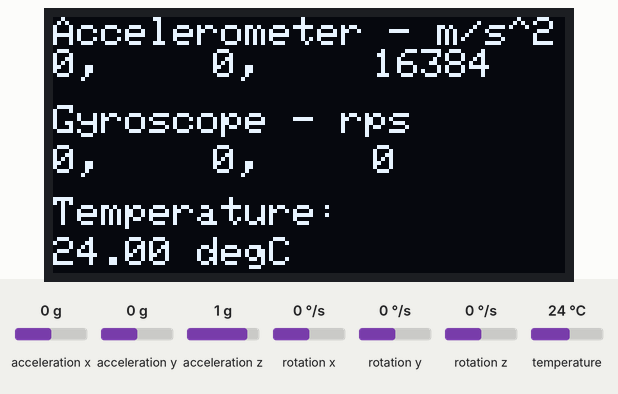
Bench run of a sketch on a simulated ESP32. Shown: 128×64 one-colour display. The inputs (shaded band) are chosen by the test bench; at power-on: acceleration x 0 g, acceleration y 0 g, acceleration z 1 g, rotation x 0 °/s, rotation y 0 °/s, rotation z 0 °/s, temperature 24 °C. The display library's start-up logo is not drawn; what the sketch prints to the serial monitor is not drawn.

Above: at 1.2 s.
1.3 s: acceleration x set to -1.4 g
At 2.8 s:
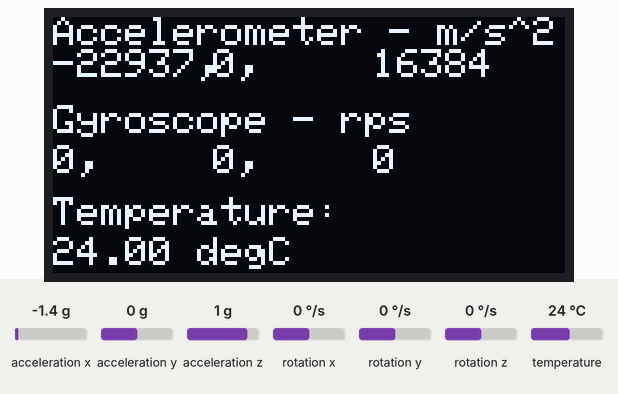
3.7 s: acceleration y set to -1.4 g
At 5.2 s:
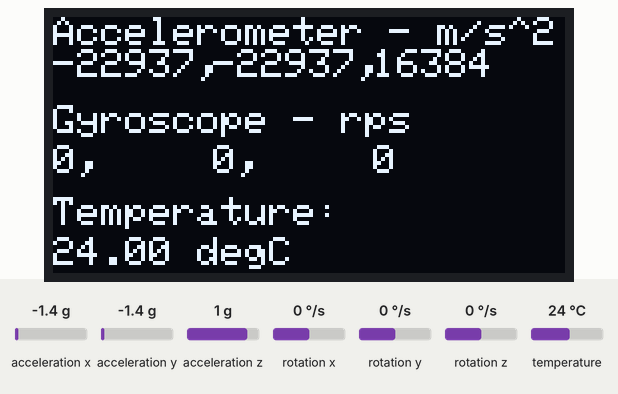
5.8 s: acceleration z set to -1.4 g
At 7.6 s:
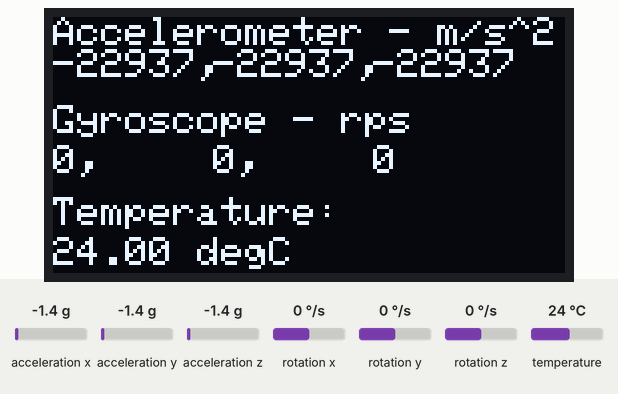
7.9 s: rotation x set to -192 °/s
At 9.4 s:
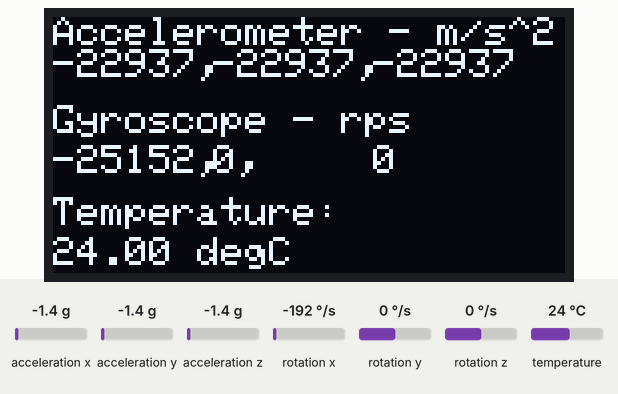
10.0 s: rotation y set to -192 °/s
At 11.3 s:
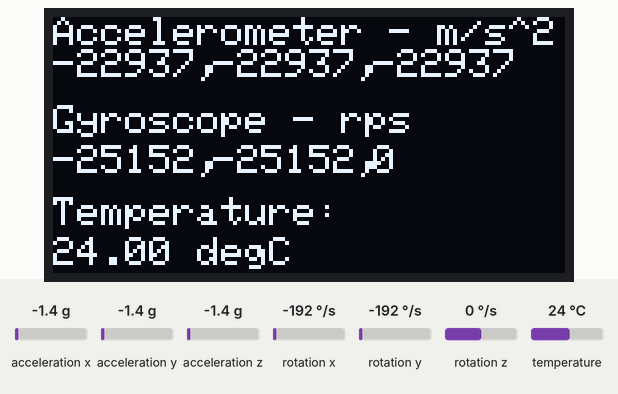
12.2 s: rotation z set to -192 °/s
At 13.7 s:
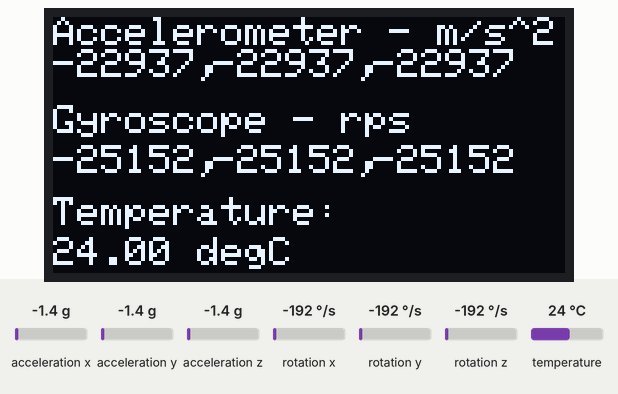
Timing chart, 0 to 15.2 s (numbered marks = the images above; inputs shaded):
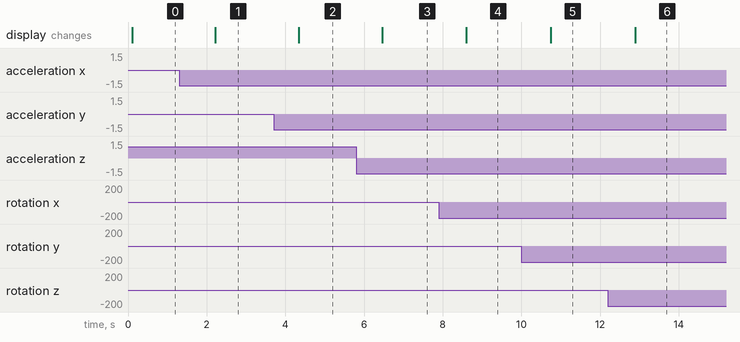

Measured:
- after the input at 1.3 s, the display: changes after 0.92 s (image 1)
- after the input at 3.7 s, the display: changes after 0.64 s (image 2)
- after the input at 5.8 s, the display: changes after 0.66 s (image 3)
- after the input at 7.9 s, the display: changes after 0.70 s (image 4)
- after the input at 10.0 s, the display: changes after 0.74 s (image 5)
- after the input at 12.2 s, the display: changes after 0.69 s (image 6)

The sketch:

sketch.ino
```cpp
// Ahmet Furkan Demir
// 1901 001 1019

#include <Wire.h>
#include <MPU6050.h>
#include <Adafruit_GFX.h>
#include <Adafruit_SSD1306.h>
MPU6050 mpu;
Adafruit_SSD1306 display(128, 64, &Wire, -1);

void setup() {
  Wire.begin(21, 22);
  Serial.begin(9600);
  mpu.initialize();
  mpu.setSleepEnabled(false);
  display.begin(SSD1306_SWITCHCAPVCC, 0x3C);
  display.display();
  display.clearDisplay();
}

void loop() {
  int16_t temperature = mpu.getTemperature();
  float totalyTemperature = (temperature / 340.00) + 36.53;
  Serial.println("Accelerometer - m/s^2");
  Serial.print(mpu.getAccelerationX());
  Serial.print(", ");
  Serial.print(mpu.getAccelerationY());
  Serial.print(", ");
  Serial.println(mpu.getAccelerationZ());
  Serial.println("Gyroscope - rps");
  Serial.print(mpu.getRotationX());
  Serial.print(", ");
  Serial.print(mpu.getRotationY());
  Serial.print(", ");
  Serial.println(mpu.getRotationZ());
  Serial.println("Temperature: ");
  Serial.print(totalyTemperature);
  Serial.println(" degC");
  display.clearDisplay();
  display.setTextColor(SSD1306_WHITE);
  display.setCursor(0, 0);
  display.print("Accelerometer - m/s^2");
  display.setCursor(0, 8);
  display.print(mpu.getAccelerationX());
  display.print(',');
  display.setCursor(40, 8);
  display.print(mpu.getAccelerationY());
  display.print(',');
  display.setCursor(80, 8);
  display.print(mpu.getAccelerationZ());
  display.setCursor(0, 22);
  display.print("Gyroscope - rps");
  display.setCursor(0, 32);
  display.print(mpu.getRotationX());
  display.print(',');
  display.setCursor(40, 32);
  display.print(mpu.getRotationY());
  display.print(',');
  display.setCursor(80, 32);
  display.print(mpu.getRotationZ());
  display.setCursor(0, 45);
  display.print("Temperature:");
  display.setCursor(0, 55);
  display.print(totalyTemperature, 2);
  display.print(" degC");
  display.display();
  delay(1000);
}
```
